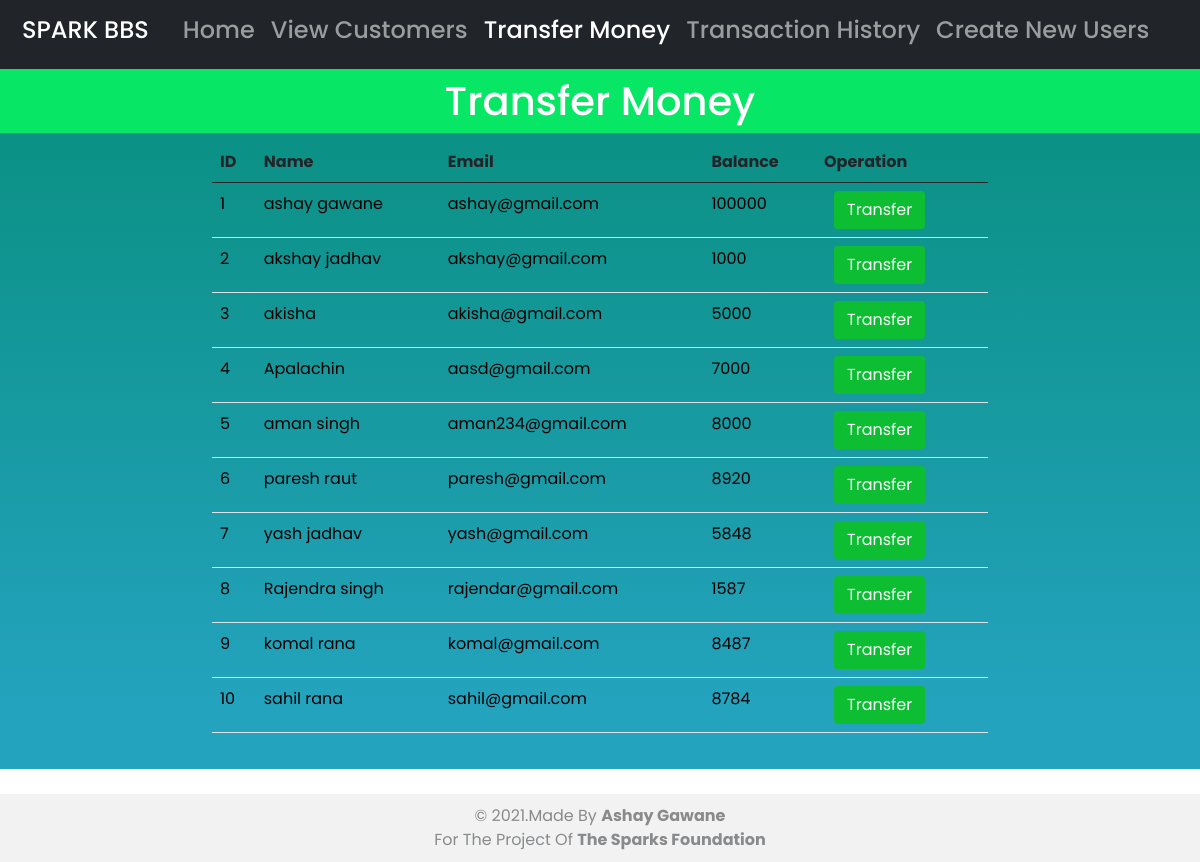
/transaction.php, run on the app's committed database.
### tables this page shows
CREATE TABLE `users` (
  `id` int(4) NOT NULL,
  `name` text NOT NULL,
  `email` varchar(30) NOT NULL,
  `balance` int(8) NOT NULL
);

### transaction.php (the view, shortened to what this page needs)
<?php
include 'connection.php';
$select="SELECT * FROM users";
$select_query=mysqli_query($con,$select);
?>
<!DOCTYPE html>
<html lang="en">
<head>
    <link href="https://cdn.jsdelivr.net/npm/bootstrap@5.0.2/dist/css/bootstrap.min.css" rel="stylesheet"
 />
    <link rel="stylesheet" href="css/style.css?v=<?php echo time(); ?>">
</head>
<body>
        <nav class="navbar navbar-expand-lg navbar-dark bg-dark" style="font-weight:bold;">
            <div class="container-fluid">
                <h1><a class="navbar-brand logo" href="#" style="font-size:x-large;margin-bottom:10px;">SPARK BBS</a></h1>
                <div class="collapse navbar-collapse" id="navbarSupportedContent">
                    <ul class="navbar-nav me-auto mb-2 mb-lg-0">
                        <li class="nav-item">
                            <h4><a class="nav-link" aria-current="page" href="index.php">Home</a></h4>
                        </li>
                        <li class="nav-item">
                            <h4><a class="nav-link" href="view.php">View Customers</a></h4>
                        </li>
                        <li class="nav-item">
                            <h4><a class="nav-link active" href="transaction.php">Transfer Money</a></h4>
                        </li>
                        <li class="nav-item">
                            <h4><a class="nav-link" href="history.php">Transaction History</a></h4>
                        </li>
                        <li class="nav-item">
                            <h4><a class="nav-link" href="user.php">Create New Users</a></h4>
                        </li>
                    </ul>
                </div>
            </div>
        </nav>
    <div class="container-fluid" style="background-image: linear-gradient( 180deg,  rgb(12, 145, 134) 11.2%, rgba(36,163,190,1) 91.1% );width:100%;padding-top:-400px;padding-bottom:300px;">
        <div class="row color">
            <h2 class="text-center transfer">Transfer Money</h2>
            <br>
            <div class="col-md-offset-2 col-md-8">
                <table class="table">
                    <thead>
                        <tr>
                            <th>ID</th>
                            <th>Name</th>
                            <th>Email</th>
                            <th>Balance</th>
                            <th>Operation</th>
                        </tr>
                    </thead>
                    <tbody>
                        <?php
                        while($row=mysqli_fetch_assoc($select_query)){
                        ?>
                        <tr>
                            <td><?php echo $row['id'] ?></td>
                            <td><?php echo $row['name']?></td>
                            <td><?php echo $row['email']?></td>
                            <td><?php echo $row['balance']?></td>
                            <td><a href="transfer.php?id= <?php echo $row['id'] ; ?>"> <button type="button"
                                        class="btn transfer-btn">Transfer</button></a></td>
                        </tr>
                        <?php
                        }
                        ?>
                    </tbody>
                </table>
            </div>
        </div>
    </div>
    <footer class="text-center transfer-footer" style="backgroun-color:white;">
        <p>&copy 2021.Made by <span>Ashay gawane</span><br> For the Project of <span>The Sparks Foundation</span></p>
    </footer>
</body>
</html>

### css/style.css (style rules this page uses)
* { margin: 0; padding: 0; box-sizing: border-box; font-family: "Poppins", sans-serif; }
body { height: 100vh; scroll-behavior: smooth; overflow-x: hidden; }
.logo { color: rgb(53, 53, 247); }
.data-text h1, h2, p { text-transform: capitalize; font-size: 2.5rem; }
.btn { text-align: center; margin-top: 20px; }
.row { display: flex; justify-content: center; align-items: center; height: 50vh; text-align: center; flex-direction: row; flex-wrap: wrap; }
.cust-btn, a { color: white; text-decoration: none; padding: 10px; }
.color h2 { background-color: rgb(7, 230, 100); color: white; padding: 8px 0px; }
.transfer-btn { background-color: rgb(13, 190, 51); margin-top: 0px; color: white; }
td { color: black; }
footer { margin-top: 0px; margin-bottom: 0px; background-color: #f2f2f2; }
footer p { padding: 10px 0px; margin-bottom: 0px; font-size: 1rem; opacity: 0.5; }
footer span { font-weight: bold; }
.transfer-footer { margin-top: 25px; }

### data on the page
users: id "1", name "ashay gawane", email "ashay@gmail.com", balance "100000"
users: id "2", name "akshay jadhav", email "akshay@gmail.com", balance "1000"
users: id "3", name "akisha", email "akisha@gmail.com", balance "5000"
users: id "4", name "Apalachin", email "aasd@gmail.com", balance "7000"
users: id "5", name "aman singh", email "aman234@gmail.com", balance "8000"
users: id "6", name "paresh raut", email "paresh@gmail.com", balance "8920"
users: id "7", name "yash jadhav", email "yash@gmail.com", balance "5848"
users: id "8", name "Rajendra singh", email "rajendar@gmail.com", balance "1587"
users: id "9", name "komal rana", email "komal@gmail.com", balance "8487"
users: id "10", name "sahil rana", email "sahil@gmail.com", balance "8784"
